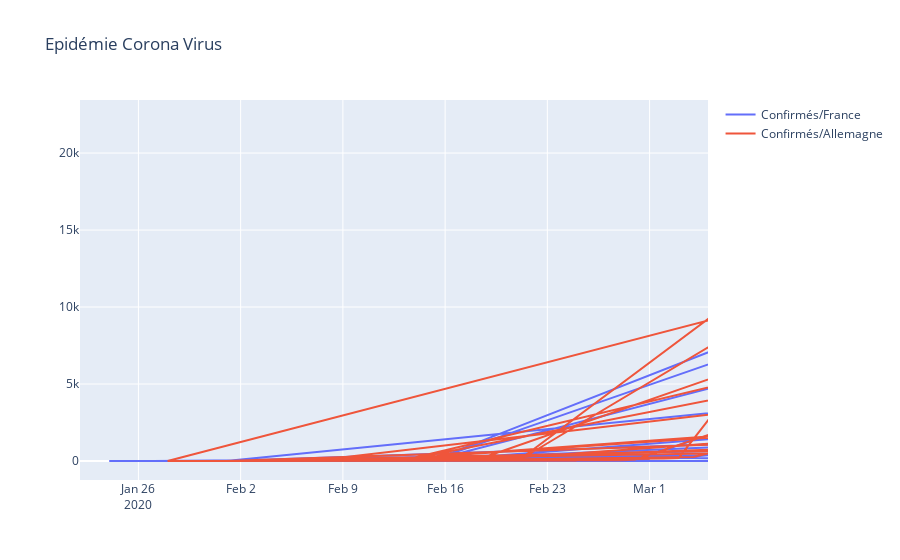

The notebook cell saved with this chart:
### Code cell
data = [go.Scatter(x=france_df['day'],
                   y=france_df['Confirmed'],
                   name='Confirmés/France'
                  ),
        go.Scatter(x=epidemie_df[epidemie_df['Country/Region'] == 'Germany']['day'],
                   y=epidemie_df[epidemie_df['Country/Region'] == 'Germany']['Confirmed'],
                   name='Confirmés/Allemagne'
                  )
       ]

layout = dict(
    title = "Epidémie Corona Virus",
    xaxis = dict(range = ['2020-01-22', '2020-03-05'])
)

fig = dict(data=data, layout=layout)
py.iplot(fig)
